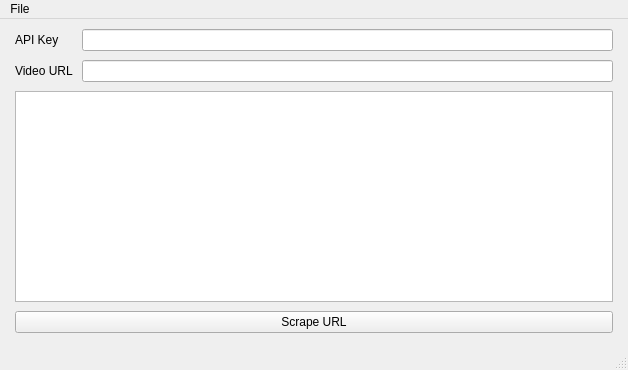
<?xml version="1.0" encoding="UTF-8"?>
<ui version="4.0">
 <class>MainWindow</class>
 <widget class="QMainWindow" name="MainWindow">
  <property name="geometry">
   <rect>
    <x>0</x>
    <y>0</y>
    <width>628</width>
    <height>370</height>
   </rect>
  </property>
  <property name="windowTitle">
   <string>MainWindow</string>
  </property>
  <property name="autoFillBackground">
   <bool>false</bool>
  </property>
  <widget class="QWidget" name="centralwidget">
   <layout class="QGridLayout" name="gridLayout">
    <property name="leftMargin">
     <number>15</number>
    </property>
    <property name="topMargin">
     <number>10</number>
    </property>
    <property name="rightMargin">
     <number>15</number>
    </property>
    <property name="bottomMargin">
     <number>15</number>
    </property>
    <property name="spacing">
     <number>9</number>
    </property>
    <item row="0" column="0">
     <layout class="QFormLayout" name="formLayout">
      <item row="0" column="0">
       <widget class="QLabel" name="label">
        <property name="text">
         <string>API Key</string>
        </property>
       </widget>
      </item>
      <item row="0" column="1">
       <widget class="QLineEdit" name="api_key"/>
      </item>
      <item row="1" column="0">
       <widget class="QLabel" name="label_2">
        <property name="text">
         <string>Video URL</string>
        </property>
       </widget>
      </item>
      <item row="1" column="1">
       <widget class="QLineEdit" name="video_url"/>
      </item>
      <item row="2" column="0" colspan="2">
       <widget class="QTextEdit" name="text_edit">
        <property name="readOnly">
         <bool>true</bool>
        </property>
       </widget>
      </item>
      <item row="3" column="0" colspan="2">
       <widget class="QPushButton" name="scrape_button">
        <property name="text">
         <string>Scrape URL</string>
        </property>
       </widget>
      </item>
     </layout>
    </item>
   </layout>
  </widget>
  <widget class="QMenuBar" name="menubar">
   <property name="geometry">
    <rect>
     <x>0</x>
     <y>0</y>
     <width>628</width>
     <height>21</height>
    </rect>
   </property>
   <widget class="QMenu" name="menuFile">
    <property name="title">
     <string>File</string>
    </property>
    <addaction name="actionDiscard_API_Key"/>
    <addaction name="actionClose"/>
   </widget>
   <addaction name="menuFile"/>
  </widget>
  <widget class="QStatusBar" name="statusbar"/>
  <action name="actionClose">
   <property name="text">
    <string>Close</string>
   </property>
  </action>
  <action name="actionDiscard_API_Key">
   <property name="checkable">
    <bool>false</bool>
   </property>
   <property name="checked">
    <bool>false</bool>
   </property>
   <property name="text">
    <string>Discard API Key</string>
   </property>
  </action>
  <action name="actionOutput_Location">
   <property name="checkable">
    <bool>false</bool>
   </property>
   <property name="checked">
    <bool>false</bool>
   </property>
   <property name="text">
    <string>Output Location</string>
   </property>
  </action>
 </widget>
 <resources/>
 <connections/>
</ui>
